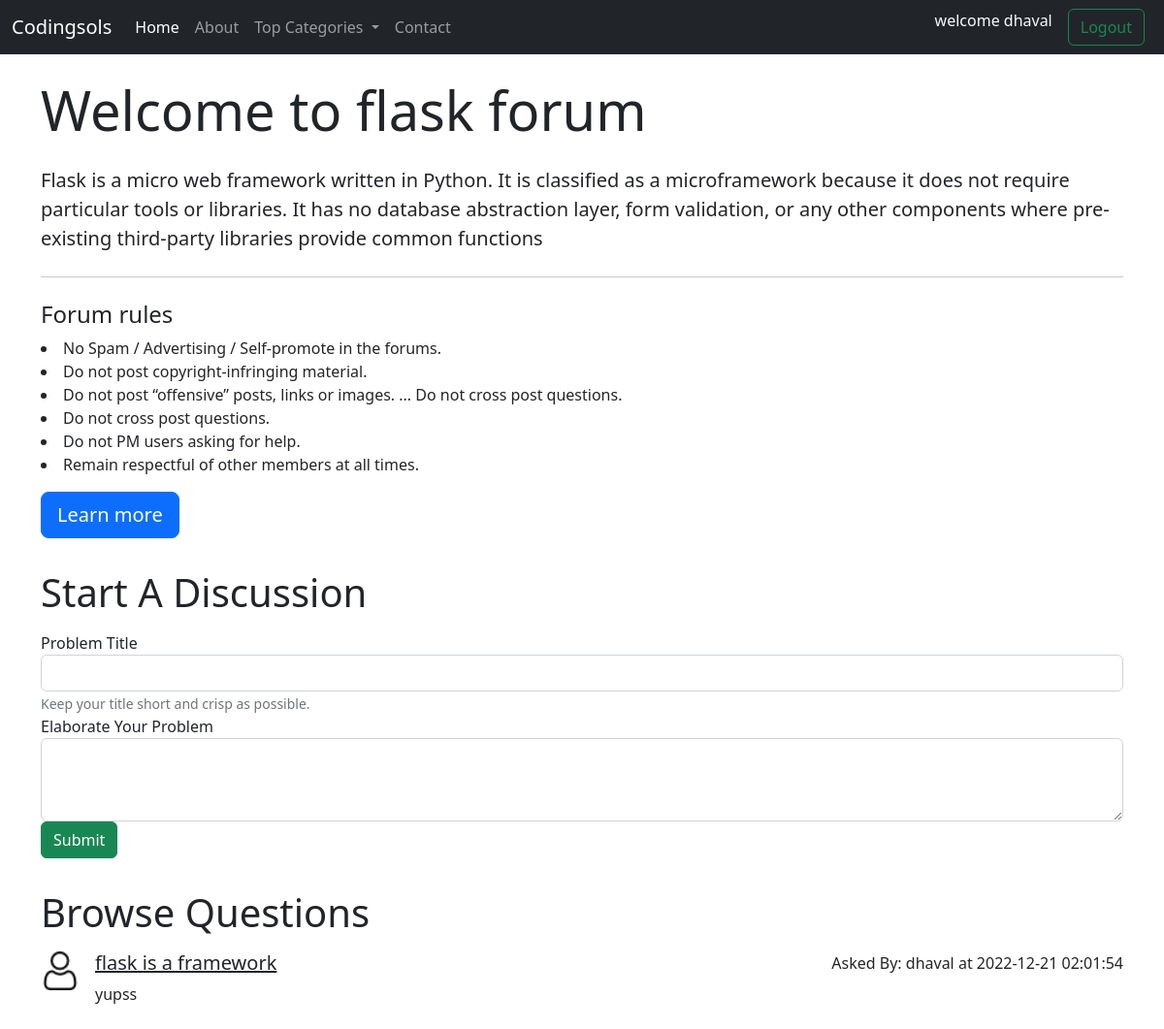
Screenshot of /threadlist.php?id=2 (signed in) with the database file from the repository.
### tables this page shows
CREATE TABLE `categories` (
  `category_id` int(255) NOT NULL,
  `category_name` varchar(255) NOT NULL,
  `category_description` text NOT NULL,
  `timestamp` timestamp NOT NULL DEFAULT current_timestamp() ON UPDATE current_timestamp()
);

CREATE TABLE `threads` (
  `thread_id` int(7) NOT NULL,
  `thread_title` varchar(255) NOT NULL,
  `thread_desc` text NOT NULL,
  `thread_cat_id` int(11) NOT NULL,
  `thread_user_id` int(11) NOT NULL,
  `timestamp` datetime NOT NULL
);

CREATE TABLE `users` (
  `srno` int(8) NOT NULL,
  `user_email` varchar(30) NOT NULL,
  `user_pass` varchar(255) NOT NULL,
  `timestamp` datetime NOT NULL DEFAULT current_timestamp()
);

### threadlist.php (the view, shortened to what this page needs)
<!doctype html>
<html lang="en">
  <head>
    <link href="https://cdn.jsdelivr.net/npm/bootstrap@5.2.2/dist/css/bootstrap.min.css" rel="stylesheet">
  </head>
  <body>
    <?php
    $id = $_GET['id'];
    include 'partials/_header.php';
    include 'partials/_dbconnect.php';
    $sql = "SELECT * FROM `categories` WHERE `category_id` = $id";
    $result = mysqli_query($con,$sql);
    while($row=mysqli_fetch_assoc($result))
    {
      $catname = $row['category_name'];
      $catdesc = $row['category_description'];
    }
    ?>
    <div class="container my-4">
    <div class="jumbotron">
  <h1 class="display-4">Welcome to <?php echo $catname;?> forum</h1>
  <p class="lead mt-4"><?php echo $catdesc;?></p>
  <hr class="my-4">
  <p>
  <h4>Forum rules</h4>
                <li>No Spam / Advertising / Self-promote in the forums.</li>
                <li>Do not post copyright-infringing material.</li>
                <li>Do not post “offensive” posts, links or images. ...
                    Do not cross post questions.</li>
                <li>Do not cross post questions.</li>
                <li>Do not PM users asking for help.</li>
                <li>Remain respectful of other members at all times.</li>
          </p>
  <a class="btn btn-primary btn-lg" href="#" role="button">Learn more</a>
</div>
    </div>
    <?php
if(isset($_SESSION['loggedin']) && $_SESSION['loggedin']==true){
  echo '
  <div class="container">
  <h1 class="py-2">Start A Discussion</h1>
        <form action="' . $_SERVER["REQUEST_URI"] . '" method="POST">
          <div class="form-group">
            <label for="title">Problem Title</label>
            <input type="text" class="form-control" id="title" name="title" aria-describedby="title">
            <small id="title" class="form-text text-muted">Keep your title short and crisp as possible.</small>
          </div>
          <div class="form-group">
          <label for="desc">Elaborate Your Problem</label>
          <textarea class="form-control" name="desc" id="desc" rows="3"></textarea>
          <input type="hidden" name="srno" value="'.$_SESSION['srno'].'"></div>
          <button type="submit" class="btn btn-success">Submit</button>
          </form>
          </div>
          ';
        }
        else
        {
          echo'
          <div class="container">
          <p class="lead">You are not logged in</p>
         </div>';
        }
          ?>
    <div class="container my-4">
        <h1 class="py-2">Browse Questions</h1>
    <?php
    $id = $_GET['id'];
    include 'partials/_dbconnect.php';
    $sql = "SELECT * FROM `threads` WHERE `thread_cat_id` = $id";
    $result = mysqli_query($con,$sql);
    while($row=mysqli_fetch_assoc($result))
    {
      $id = $row['thread_id'];
      $title = $row['thread_title'];
      $desc = $row['thread_desc'];
      $thread_time = $row['timestamp'];
      $thread_user_id = $row['thread_user_id'];
      $sql2 = "SELECT user_email FROM `users` WHERE srno='$thread_user_id'";
      $result2 = mysqli_query($con,$sql2);
      $row2 = mysqli_fetch_assoc($result2);
      $emm = $row2['user_email'];
      $sql3 = "SELECT srno FROM `users` WHERE user_email='$emm'";
      $result3 = mysqli_query($con,$sql3);
      $row3 = mysqli_fetch_assoc($result3);
      $srno = $row3['srno'];
        echo '<div class="d-flex">
        <div class="flex-shrink-0">
        <img src="img/user.png" width="40px">
        </div>
        <div class="flex-grow-1 ms-3">
        <h5 class="mt-0"><a class="text-dark" href="thread.php?threadid='.$id.'&srno='.$srno.'">'.$title.'</a>
        </h5>
        '.$desc.'</div>'.'<p class="font-weight-bold my-0">Asked By: '.$row2['user_email'].' at '.$thread_time.'</p>'.'
        </div>';
    }
    ?>
  </body>
</html>

### rows the page displays
categories: category_name "flask", category_description "Flask is a micro web framework written in Python. It is classified as a microframework because it does not require particular tools or libraries. It has no database abstraction layer, form validation, or any other components where pre-existing third-party libraries provide common functions"
threads: thread_title "flask is a framework", thread_desc "yupss", users.user_email "dhaval", timestamp "2022-12-21 02:01:54"

### other values shown
$_SESSION['useremail'] "dhaval"
